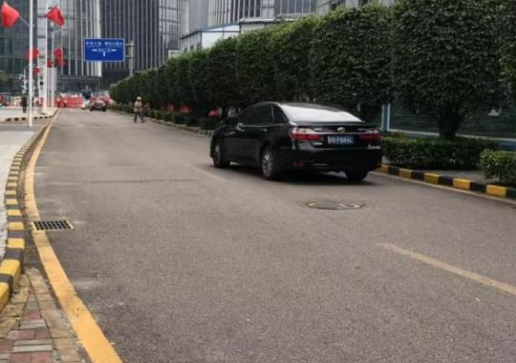
#> input picture Lab/Lab12.GMM clustering 2/data/original/sample.png, 516 x 363 px, found by its file name
$ python test.py
#> lines starting #> are read from the running program, lines starting #| are printed output that depends on the picture
# Dependency
import numpy as np
from scipy.stats import multivariate_normal
from sklearn.cluster import KMeans
import tqdm

from PIL import Image

COLORS = [
    (255, 0, 0),   # red
    (0, 255, 0),  # green
    (0, 0, 255),   # blue
    (255, 255, 0), # yellow
    (255, 0, 255), # magenta
]

import cv2

def loadImage(image_path):
    image = np.array(cv2.imread(image_path))
#> image is the input picture: shape (363, 516, 3); mean B, G, R 93.5, 101.6, 109.5
    h, w, c = image.shape
#> h = 363; w = 516; c = 3
    image = image.reshape((h*w, c))

    _mean = np.mean(image, axis = 0)
    _std = np.std(image, axis = 0)
    # TODO: please normalize image_pixl using Z-score
    normed_img = (image - _mean)/_std

    return h, w, c, normed_img

class GMM:
    def __init__(self, ncomp, initial_mus, initial_covs, initial_priors):
        """
        :param ncomp:           the number of clusters
        :param initial_mus:     initial means
        :param initial_covs:    initial covariance matrices
        :param initial_priors:  initial mixing coefficients
        """
        self.ncomp = ncomp
        self.mus = np.asarray(initial_mus)
        self.covs = np.asarray(initial_covs)
        self.priors = np.asarray(initial_priors)

    def inference(self, datas:np.ndarray):
        """
        E-step
        :param datas:   original data
        :return:        posterior probability (gamma) and log likelihood
        """
        probs = []
        self.mus = datas[np.random.choice(datas.shape[0], 5)]
        self.covs = np.full(fill_value = 0.1, shape = (5, 3, 3))
        self.priors = np.repeat(1/5, 5)
        for i in range(self.ncomp):
            mu, cov, prior = self.mus[i, :], self.covs[i, :, :], self.priors[i]
            # 出现在 cls = i 的概率
            prob = prior * multivariate_normal.pdf(
                datas, mean=mu, cov=cov, allow_singular=True
            )
            probs.append(np.expand_dims(prob, -1))

        # 生成一个 N * n_cls 的矩阵
        preds = np.concatenate(probs, axis=1)

        # TODO: calc log likelihood
        log_likelihood = np.log(preds)

        # TODO: calc gamma
        gamma = np.ndarray((datas.shape[0], 5))
        summ = np.sum(preds, axis=1)
        for i in range(0, datas.shape[0]):
            for j in range(0, 5):
                gamma[i, j] = (self.priors[j] * preds[i, j])/summ[i]


        return gamma, log_likelihood

    def update(self, datas, gamma):
        """
        M-step
        :param datas:   original data
        :param gamma:    gamma
        :return:
        """
        new_mus, new_covs, new_priors = [], [], []
        soft_counts = np.sum(gamma, axis=0)
        for i in range(self.ncomp):
            # TODO: calc mu
            new_mu = None
            new_mus.append(new_mu)

            # TODO: calc cov
            new_cov = None
            new_covs.append(new_cov)

            # TODO: calc mixing coefficients
            new_prior = None
            new_priors.append(new_prior)

        self.mus = np.asarray(new_mus)
        self.covs = np.asarray(new_covs)
        self.priors = np.asarray(new_priors)

    def fit(self, data, iteration):
        prev_log_liklihood = None

        bar = tqdm.tqdm(total=iteration)
        for i in range(iteration):
            gamma, log_likelihood = self.inference(data)
            self.update(data, gamma)
            if prev_log_liklihood is not None and abs(log_likelihood - prev_log_liklihood) < 1e-10:
                break
            prev_log_likelihood = log_likelihood

            bar.update()
            bar.set_postfix({"log likelihood": log_likelihood})


from PIL import Image
import matplotlib.pyplot as plt


def visualize(gmm, image, ncomp, ih, iw):
    beliefs, log_likelihood = gmm.inference(image)
    map_beliefs = np.reshape(beliefs, (ih, iw, ncomp))
    segmented_map = np.zeros((ih, iw, 3))
    for i in range(ih):
        for j in range(iw):
            hard_belief = np.argmax(map_beliefs[i, j, :])
            segmented_map[i, j, :] = np.asarray(COLORS[hard_belief]) / 255.0


    plt.imshow(segmented_map)
    plt.show()


h, w, c, image = loadImage("/Users/mulikas/Codes/CS405 ML/Lab/Lab12.GMM clustering 2/data/original/sample.png")
#> h = 363; w = 516; c = 3
n = image.shape[0]
#> n = 187308

indices = np.random.choice(range(0, n), 5, replace=False)
#> indices = [138400, 147221, 30656, 100962, 145436]
X = image[indices]
#> X = [[0.537, 0.494, 0.544], [0.435, 0.436, 0.477], [-1.13, -1.08, -1.18], [0.618, 0.709, 0.678], [0.76, 0.728, 0.711]]

gmm = GMM(5, 1, 0.1, 1/5)
visualize(gmm, image, 5, h, w)
#> in inference, `self.mus = datas[np.random.choice(datas.shape[0], 5)]`: self.mus = [[-0.72, -0.928, -1.14], [0.557, 0.514, 0.561], [0.658, 0.65, 0.661], [-1.23, -1.2, -1.36], [0.476, 0.455, 0.477]]
#> the loop in inference, `for i in range(self.ncomp):` made 5 passes
#> after the loop in inference, `for i in range(self.ncomp):`: probs = 5 items
#> in visualize, `segmented_map = np.zeros((ih, iw, 3))`: segmented_map: shape (363, 516, 3) float64; every value is 0
#> after the loop in visualize, `for i in range(ih):`:
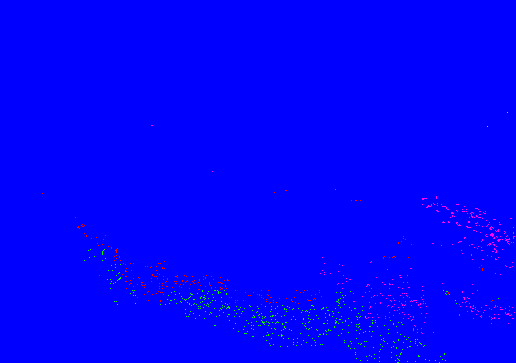
#> segmented_map: shape (363, 516, 3) float64; mean of channels 0, 1, 2 0.996, 0.003, 0.00424; drawn as B, G, R
